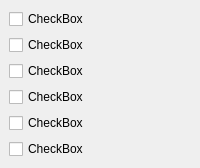
         <widget class="QWidget" name="page_3" >
          <attribute name="label" >
           <string>Page</string>
          </attribute>
          <layout class="QVBoxLayout" >
           <property name="margin" >
            <number>9</number>
           </property>
           <property name="spacing" >
            <number>6</number>
           </property>
           <item>
            <widget class="QCheckBox" name="checkBox_58" >
             <property name="text" >
              <string>CheckBox</string>
             </property>
            </widget>
           </item>
           <item>
            <widget class="QCheckBox" name="checkBox_59" >
             <property name="text" >
              <string>CheckBox</string>
             </property>
            </widget>
           </item>
           <item>
            <widget class="QCheckBox" name="checkBox_60" >
             <property name="text" >
              <string>CheckBox</string>
             </property>
            </widget>
           </item>
           <item>
            <widget class="QCheckBox" name="checkBox_61" >
             <property name="text" >
              <string>CheckBox</string>
             </property>
            </widget>
           </item>
           <item>
            <widget class="QCheckBox" name="checkBox_62" >
             <property name="text" >
              <string>CheckBox</string>
             </property>
            </widget>
           </item>
           <item>
            <widget class="QCheckBox" name="checkBox_63" >
             <property name="text" >
              <string>CheckBox</string>
             </property>
            </widget>
           </item>
          </layout>
         </widget>
